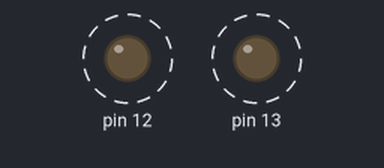
Bench run of a sketch on a simulated Arduino Uno, built with avr-gcc and run on an emulated ATmega328P. On the bench: output pins drawn as LEDs (lit = HIGH). Dashed ring = blinking.

Above: at 0.2 s.
Timing chart, 0 to 4.6 s (numbered marks = the images above):
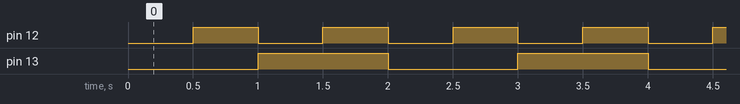

The sketch:

blink-2-LED-diff-rates.ino
```cpp
// each "event" (LED) gets their own tracking variable
unsigned long previousMillisLED12 = 0;
unsigned long previousMillisLED13 = 0;

// different intervals for each LED
int intervalLED12 = 500;
int intervalLED13 = 1000;

// each LED gets a state varaible
boolean LED13state = false;     // the LED will turn ON in the first iteration of loop()
boolean LED12state = false;     // need to seed the light to be OFF

void setup() {
   pinMode(13, OUTPUT);
   pinMode(12, OUTPUT);
}

void loop() {
   // get current time stamp
   // only need one for both if-statements
   unsigned long currentMillis = millis();

   // time to toggle LED on Pin 12?
   if ((currentMillis - previousMillisLED12) >= intervalLED12) {
      LED12state = !LED12state;
      digitalWrite(12, LED12state);

      // save current time to pin 12's previousMillis
      previousMillisLED12 = currentMillis;
   }

// time to toggle LED on Pin 13?
  if ((currentMillis - previousMillisLED13) >= intervalLED13) {
      LED13state = !LED13state;
      digitalWrite(13, LED13state);

      // save current time to pin 12's previousMillis
      previousMillisLED13 = currentMillis;
  }
}

// millis() blink 2 LEDs
// Extends Blink Without Delay to include 2 LEDs
// More Info: https://baldengineer.com/millis-tutorial.html
// Created by James Lewis (@baldengineer)
```

Measured:
- by itself, pin 12: alternates HIGH for 0.50 s and LOW for 0.50 s
- by itself, pin 13: alternates HIGH for 1.0 s and LOW for 1.0 s
- by itself, everything shown: repeats every 2.0 s, in 4 steps
